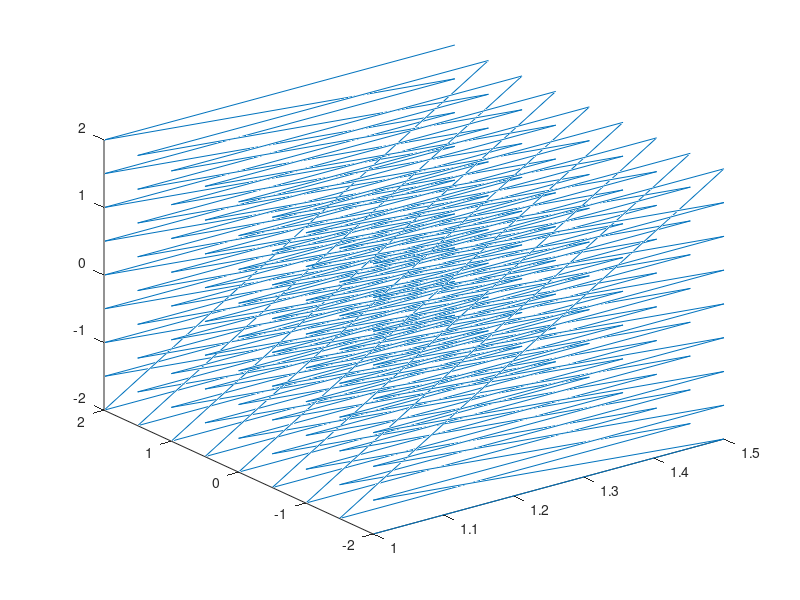

Source code (MATLAB):
%% CIRCLE
% th = 0:pi/50:2*pi;
% y = 2*cos(th);
% z = 2*sin(th);
% x = ones(size(z))*3;
% plot3(x,y,z, '--m')

%% HEART 
% t = -3:0.1:3;
% y = 1/15*16*(sin(t)).^3;
% z = 1/15*(15*cos(t) - 5*cos(2*t) - 2*cos(3*t) - cos(4*t));
% x = ones(size(z))*3;
% plot3(x,y,z, '--m')

%% Spiral
% th = 0:pi/50:3*pi;
% t = linspace(1,3,length(th));
% y = 2*cos(th);
% z = 2*sin(th);
% x = t;
% plot3(x,y,z)

%% MESH

y = [-2:0.5:2];
z = [-2:0.5:2];
[Y,Z] = meshgrid(y,z);
X1 = ones(size(Y));
X2 = ones(size(Y))*1.5;

Y = reshape(Y,1, numel(Y));
Z = reshape(Z,1, numel(Z));
X1 = reshape(X1, 1, numel(X1));
X2 = reshape(X2, 1, numel(X2));

Y = [Y(:), Y(:)].';
Y = [Y(:)];

Z = [Z(:), Z(:)].';
Z = [Z(:)];

X = [X1(:), X2(:)].';
X = [X(:)];

plot3(X, Y, Z)
